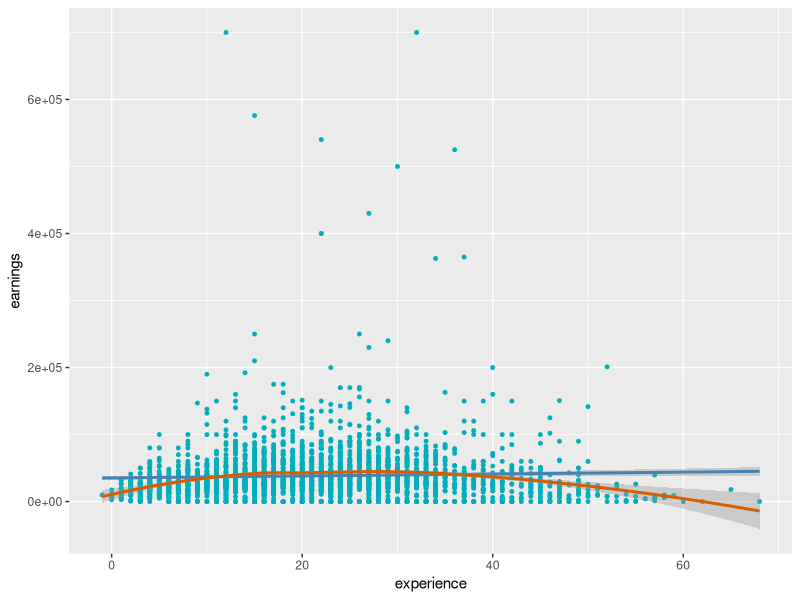

Source code (R):
## ---- chunk 1
knitr::opts_chunk$set(echo = TRUE)
## ---- chunk 2
# Loading the dataset
library(haven)  # Package for reading the Stata file
data <- read_dta('psid97.dta') # Read into the dataset

summary(data) # General info of the dataset
## ---- chunk 3
# Create the new column named "hourly_wage"
data$hourly_wage <- data$earnings / data$hours

# Check it out
summary(data$hourly_wage)

## ---- chunk 4
library(tidyverse) # Load tidyverse

# Create the new column "working" conditional on column "hours"
data <- data %>% 
  mutate(working = case_when(hours > 0 ~ 1,
                             hours == 0 ~ 0
  ))

# Check it out 
summary(data$working)
## ---- chunk 5
# Create a new column called "experience"
data$experience <- data$age - data$educ - 6

# Check it out
summary(data$experience)
## ---- chunk 6

ggplot(subset(data, working == 1), aes(experience, earnings)) + # Subset
  geom_point(color = '#00AFBB', size = 1) + # Scatter plot 
  geom_smooth(color = "steelblue", method = 'lm') +# Add the linear Smooth Line
  geom_smooth(color = '#D55E00', method = 'loess')

## ---- chunk 7
# Load the relevant package
subset(data, working == 1) %>%
  select(experience, earnings) %>% 
  cor(.)
## ---- chunk 8
wage_exp_lm <- subset(data, working == 1) %>%
  select(experience, earnings) %>%
  lm(earnings ~ experience, data=.)

summary(wage_exp_lm)
## ---- chunk 9
qf(.05, 1, 2880, lower.tail = FALSE)
## ---- chunk 10
summary(wage_exp_lm)$fstatistic[1] # Extract f statistics 
coef(summary(wage_exp_lm))[, "t value"][2]^2 # Extract t statistics and square
